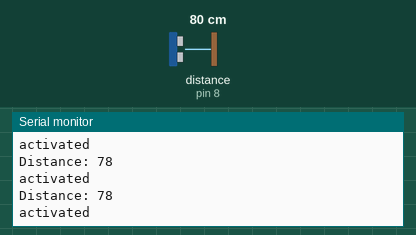
This sketch was run on a simulated Arduino Uno, built with avr-gcc and run on an emulated ATmega328P. On the bench: the last lines printed to the serial monitor. Wiring (inferred from the names in the program): ultrasonic range finder: trigger pin 9; echo pin 8. The inputs (shaded band) are chosen by the test bench; at power-on: distance to the obstacle (sensor on pin 8) 80 cm. The echo pulse lasts 58.3 µs per cm.

Above: at 1.2 s.
1.3 s: distance to the obstacle (sensor on pin 8) set to 2 cm
At 1.8 s:
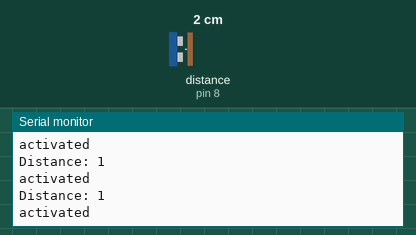
4.3 s: distance to the obstacle (sensor on pin 8) set to 18 cm
At 5.3 s:
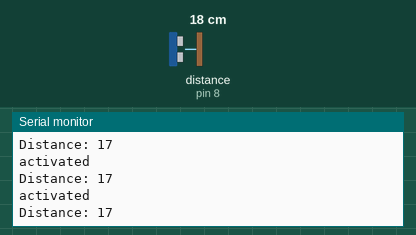
7.3 s: distance to the obstacle (sensor on pin 8) set to 120 cm
At 8.0 s:
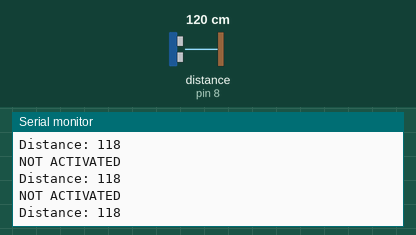
8.9 s: distance to the obstacle (sensor on pin 8) set to 4 cm
At 9.7 s:
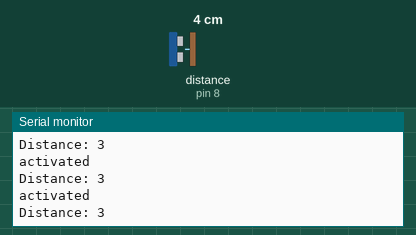
11.9 s: distance to the obstacle (sensor on pin 8) set to 35 cm
At 12.6 s:
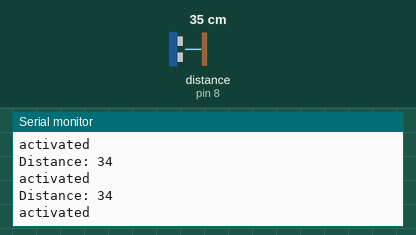
14.9 s: distance to the obstacle (sensor on pin 8) set to 9 cm
At 15.6 s:
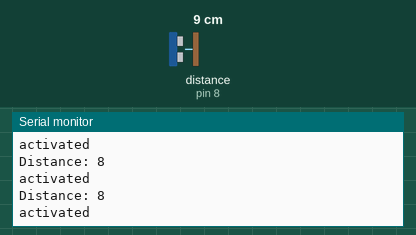
Timing chart, 0 to 17.9 s (numbered marks = the images above; inputs shaded):
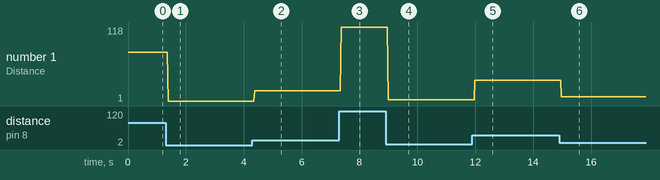

The sketch:

Transmitter.ino
```cpp
#include<SoftwareSerial.h>
SoftwareSerial BTSerial(10, 11);
int a;
const int trigPin = 9;
const int echoPin = 8;
// defines variables
long duration;
int distance;

void setup() {
  // put your setup code here, to run once:
   pinMode(trigPin, OUTPUT); // Sets the trigPin as an Output
pinMode(echoPin, INPUT); // Sets the echoPin as an Input
Serial.begin(9600);
BTSerial.begin(9600);
}

void loop() {
 digitalWrite(trigPin, LOW);
delayMicroseconds(2);
// Sets the trigPin on HIGH state for 10 micro seconds
digitalWrite(trigPin, HIGH);
delayMicroseconds(10);
digitalWrite(trigPin, LOW);
// Reads the echoPin, returns the sound wave travel time in microseconds
duration = pulseIn(echoPin, HIGH);
// Calculating the distance
distance= duration*0.034/2;
// Prints the distance on the Serial Monitor
Serial.print("Distance: ");
Serial.println(distance);
if(distance < 100)
  {
BTSerial.write("O");
Serial.println("activated");
}
if(distance > 100)
{
BTSerial.write("F");
Serial.println("NOT ACTIVATED");
}
}
```

Measured:
- after the input at 1.3 s, the serial monitor: prints a new line after 0.08 s (image 1)
- after the input at 4.3 s, the serial monitor: prints a new line after 0.08 s (image 2)
- after the input at 7.3 s, the serial monitor: prints a new line after 0.07 s (image 3)
- after the input at 8.9 s, the serial monitor: prints a new line after 0.09 s (image 4)
- after the input at 11.9 s, the serial monitor: prints a new line after 0.09 s (image 5)
- after the input at 14.9 s, the serial monitor: prints a new line after 0.08 s (image 6)
- plotted number 1: 78 → 1 after the input at 1.3 s, 1 → 17 after the input at 4.3 s, 17 → 118 after the input at 7.3 s, 118 → 3 after the input at 8.9 s, 3 → 34 after the input at 11.9 s
